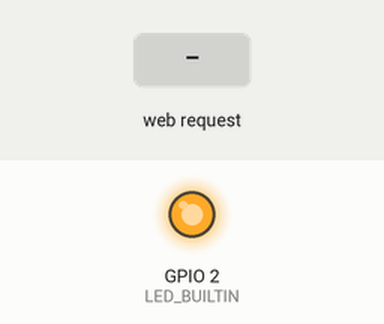
This sketch was run on a simulated ESP8266 (NodeMCU). Shown: output pins drawn as LEDs (lit = HIGH, except the on-board LED, lit = LOW). Inputs (shaded band) come from the test bench. WiFi joins after 1.5 s; servers stay silent unless stated; what the sketch prints to the serial monitor is not drawn.

Above: at 5.7 s.
5.8 s: HTTP request GET /LED_BUILTIN_on received
At 6.7 s:
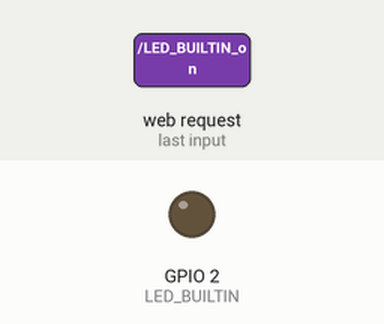
7.3 s: HTTP request GET /LED_BUILTIN_off received
At 7.9 s:
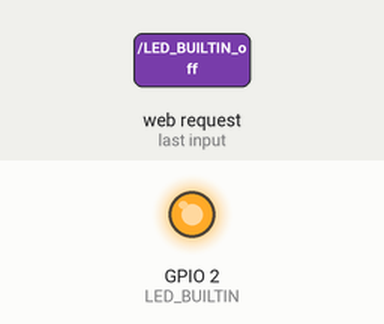
8.8 s: HTTP request GET /LED_BUILTIN_on?pass=1 received
At 9.1 s:
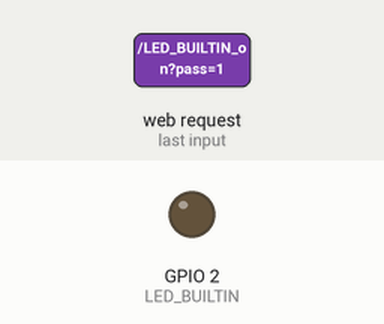
10.3 s: HTTP request GET /LED_BUILTIN_off?pass=1 received
At 11.4 s:
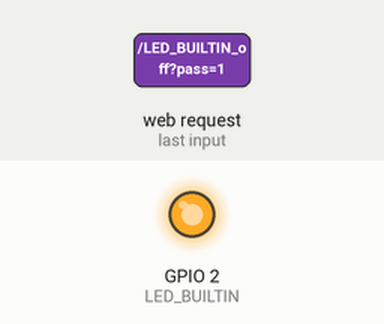
Timing chart, 0 to 12.8 s (numbered marks = the images above; inputs shaded):
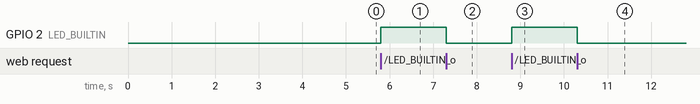

The sketch:

wifi2.ino
```cpp
#include <ESP8266WiFi.h>
#include <WiFiClient.h>
#include <ESP8266WebServer.h>

/* Set these to your desired credentials. */
const char *ssid = "Galaxy A127724"; //Enter your WIFI ssid
const char *password = "ezaz0462"; //Enter your WIFI password

ESP8266WebServer server(80);
String SendHTML(){
  String ptr = "<!DOCTYPE html> <html>\n";
  ptr +="<head><meta name=\"viewport\" content=\"width=device-width, initial-scale=1.0, user-scalable=no\">\n";
  ptr +="<title>LED Control</title>\n";
  ptr +="<style>html { font-family: Helvetica; display: inline-block; margin: 0px auto; text-align: center;}\n";
  ptr +="body{margin-top: 50px;} h1 {color: #444444;margin: 50px auto 30px;} h3 {color: #444444;margin-bottom: 50px;}\n";
  ptr +=".button {display: inline-block;width: 80px;background-color: #1abc9c;border: none;color: white;padding: 13px 30px;text-decoration: none;font-size: 25px;margin: 0px auto 35px;cursor: pointer;border-radius: 4px;}\n";
  ptr +=".button-on {background-color: #1abc9c;}\n";
  ptr +=".button-on:active {background-color: #16a085;}\n";
  ptr +=".button-off {background-color: #34495e;}\n";
  ptr +=".button-off:active {background-color: #2c3e50;}\n";
  ptr +="p {font-size: 14px;color: #888;margin-bottom: 10px;}\n";
  ptr +="</style>\n";
  ptr +="</head>\n";
  ptr +="<body>\n";
  ptr +="<h1>sina majidi Relay control</h1>\n";
  ptr +="<h3>cybele.ir</h3>\n";
  {ptr +="<p>LED Status: ON</p><a class=\"button button-off\" href=\"/LED_BUILTIN_off\">OFF</a>\n";}
  {ptr +="<p>LED Status: OFF</p><a class=\"button button-on\" href=\"/LED_BUILTIN_on\">ON</a>\n";}
  ptr +="</body>\n";
  ptr +="</html>\n";
  return ptr;
}

void handleRoot() {
  server.send(200,  "text/html", SendHTML());
}
void handleSave() {
  if (server.arg("pass") != "") {
    Serial.println(server.arg("pass"));
  }
}

void setup() {
  pinMode(LED_BUILTIN, OUTPUT);
  delay(3000);
  Serial.begin(115200);
  Serial.println();
  Serial.print("Configuring access point...");
  WiFi.begin(ssid, password);
  while (WiFi.status() != WL_CONNECTED) {
    delay(500);
    Serial.print(".");
  }
  Serial.println("");
  Serial.println("WiFi connected");
  Serial.println("IP address: ");
  Serial.println(WiFi.localIP());
  server.on ( "/", handleRoot );
  server.on ("/save", handleSave);
  server.begin();
  Serial.println ( "HTTP server started" );
  server.on("/LED_BUILTIN_on", []() {
    digitalWrite(LED_BUILTIN, 1);
    Serial.println("on");
    handleRoot();
  });
  server.on("/LED_BUILTIN_off", []() {
    digitalWrite(LED_BUILTIN, 0);
    Serial.println("off");
    handleRoot();
  });
}

void loop() {
  server.handleClient();
}
```

Measured:
- after the input at 5.8 s, GPIO 2 (LED_BUILTIN): LOW → HIGH at once
- after the input at 7.3 s, GPIO 2 (LED_BUILTIN): HIGH → LOW at once
- after the input at 8.8 s, GPIO 2 (LED_BUILTIN): LOW → HIGH at once
- after the input at 10.3 s, GPIO 2 (LED_BUILTIN): HIGH → LOW at once
